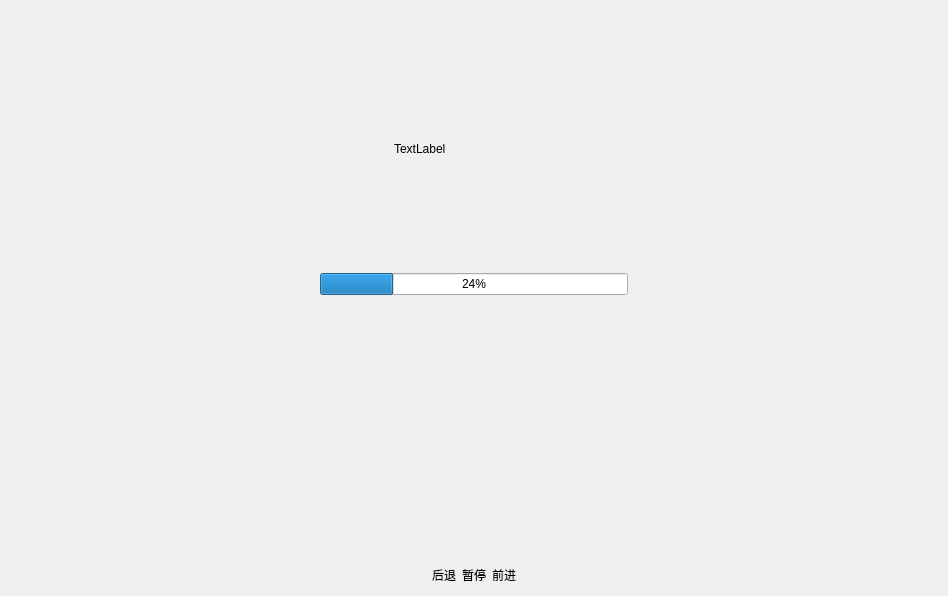
<?xml version="1.0" encoding="UTF-8"?>
<ui version="4.0">
 <class>PlayVideo</class>
 <widget class="QWidget" name="PlayVideo">
  <property name="geometry">
   <rect>
    <x>0</x>
    <y>0</y>
    <width>948</width>
    <height>596</height>
   </rect>
  </property>
  <property name="sizePolicy">
   <sizepolicy hsizetype="Expanding" vsizetype="Expanding">
    <horstretch>0</horstretch>
    <verstretch>0</verstretch>
   </sizepolicy>
  </property>
  <property name="windowTitle">
   <string>Form</string>
  </property>
  <layout class="QGridLayout" name="gridLayout">
   <item row="0" column="0">
    <spacer name="verticalSpacer_2">
     <property name="orientation">
      <enum>Qt::Vertical</enum>
     </property>
     <property name="sizeType">
      <enum>QSizePolicy::Fixed</enum>
     </property>
     <property name="sizeHint" stdset="0">
      <size>
       <width>20</width>
       <height>20</height>
      </size>
     </property>
    </spacer>
   </item>
   <item row="1" column="0" colspan="2">
    <layout class="QHBoxLayout" name="horizontalLayout_4">
     <item>
      <spacer name="horizontalSpacer_3">
       <property name="orientation">
        <enum>Qt::Horizontal</enum>
       </property>
       <property name="sizeHint" stdset="0">
        <size>
         <width>40</width>
         <height>20</height>
        </size>
       </property>
      </spacer>
     </item>
     <item>
      <layout class="QVBoxLayout" name="verticalLayout">
       <item>
        <layout class="QHBoxLayout" name="horizontalLayout">
         <item>
          <spacer name="horizontalSpacer">
           <property name="orientation">
            <enum>Qt::Horizontal</enum>
           </property>
           <property name="sizeHint" stdset="0">
            <size>
             <width>40</width>
             <height>20</height>
            </size>
           </property>
          </spacer>
         </item>
         <item>
          <widget class="QLabel" name="label_playVideo">
           <property name="sizePolicy">
            <sizepolicy hsizetype="Expanding" vsizetype="Expanding">
             <horstretch>0</horstretch>
             <verstretch>0</verstretch>
            </sizepolicy>
           </property>
           <property name="minimumSize">
            <size>
             <width>160</width>
             <height>90</height>
            </size>
           </property>
           <property name="text">
            <string>TextLabel</string>
           </property>
          </widget>
         </item>
         <item>
          <spacer name="horizontalSpacer_2">
           <property name="orientation">
            <enum>Qt::Horizontal</enum>
           </property>
           <property name="sizeHint" stdset="0">
            <size>
             <width>40</width>
             <height>20</height>
            </size>
           </property>
          </spacer>
         </item>
        </layout>
       </item>
       <item>
        <widget class="QProgressBar" name="progressBar">
         <property name="value">
          <number>24</number>
         </property>
        </widget>
       </item>
      </layout>
     </item>
     <item>
      <spacer name="horizontalSpacer_4">
       <property name="orientation">
        <enum>Qt::Horizontal</enum>
       </property>
       <property name="sizeHint" stdset="0">
        <size>
         <width>40</width>
         <height>20</height>
        </size>
       </property>
      </spacer>
     </item>
    </layout>
   </item>
   <item row="2" column="1">
    <spacer name="verticalSpacer">
     <property name="orientation">
      <enum>Qt::Vertical</enum>
     </property>
     <property name="sizeHint" stdset="0">
      <size>
       <width>20</width>
       <height>254</height>
      </size>
     </property>
    </spacer>
   </item>
   <item row="3" column="0" colspan="2">
    <layout class="QHBoxLayout" name="horizontalLayout_3">
     <item>
      <spacer name="horizontalSpacer_5">
       <property name="orientation">
        <enum>Qt::Horizontal</enum>
       </property>
       <property name="sizeHint" stdset="0">
        <size>
         <width>40</width>
         <height>20</height>
        </size>
       </property>
      </spacer>
     </item>
     <item>
      <layout class="QHBoxLayout" name="horizontalLayout_2">
       <item>
        <widget class="QLabel" name="label_back">
         <property name="maximumSize">
          <size>
           <width>16777215</width>
           <height>30</height>
          </size>
         </property>
         <property name="text">
          <string>后退</string>
         </property>
        </widget>
       </item>
       <item>
        <widget class="QLabel" name="label_switch_stop_begin">
         <property name="maximumSize">
          <size>
           <width>16777215</width>
           <height>30</height>
          </size>
         </property>
         <property name="text">
          <string>暂停</string>
         </property>
        </widget>
       </item>
       <item>
        <widget class="QLabel" name="label_go">
         <property name="maximumSize">
          <size>
           <width>16777215</width>
           <height>30</height>
          </size>
         </property>
         <property name="text">
          <string>前进</string>
         </property>
        </widget>
       </item>
      </layout>
     </item>
     <item>
      <spacer name="horizontalSpacer_6">
       <property name="orientation">
        <enum>Qt::Horizontal</enum>
       </property>
       <property name="sizeHint" stdset="0">
        <size>
         <width>40</width>
         <height>20</height>
        </size>
       </property>
      </spacer>
     </item>
    </layout>
   </item>
  </layout>
 </widget>
 <resources/>
 <connections/>
</ui>
